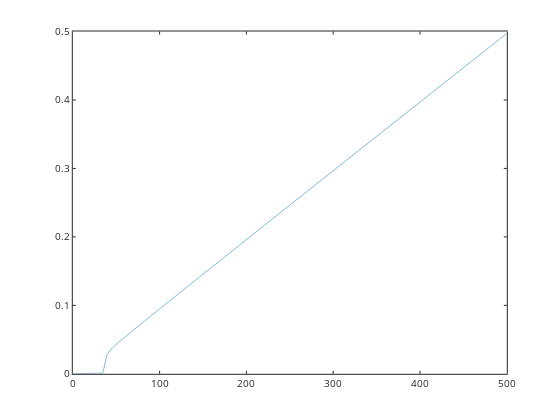

Notebook code cell kept with this figure:
### Code cell
f=@(t,Ca) dCa_by_dt(t,Ca);

%[t, C]=ode23s(f,[0 500],[10 1e-9 1e-9]);
[t, C]=ode45(f,[0 500],[10 1e-9 1e-9]);

%C(:,1) portlandite left over
%C(:,2) CaCO3 ppte
Caplt=C(:,3); %Ca
for i=1:length(Caplt)
    [H,OH,H2CO3,HCO3,CO3]=CCaspeciesopennoCa(Caplt(i),Kw,KH,Ka1,Ka2,PCO2);
    pH(i)=-log10(H);
end

plot(t,C(:,2))

### Figure 1 — Plotly figure (JSON) as saved in the notebook; plotly's stock layout.template omitted (floating-point values rounded to 4 significant figures; data arrays with more than 128 entries replaced by an {"elided": "..."} marker saying what was removed)
{"data": [{"line": {"color": "rgb(0,113,188)", "dash": "solid", "width": 0.5}, "marker": {"color": "rgb(0,113,188)", "line": {"color": "rgb(0,113,188)"}, "size": 6, "symbol": "none"}, "mode": "lines", "name": "", "showlegend": false, "type": "scatter", "visibility": true, "x": {"elided": "525 float values"}, "xaxis": "x", "y": {"elided": "525 float values"}, "yaxis": "y"}], "layout": {"height": 420, "hovermode": "closest", "margin": {"b": 0, "l": 0, "r": 0, "t": 0}, "plot_bgcolor": "rgba(0,0,0,0)", "showlegend": false, "width": 560, "xaxis": {"anchor": "y", "autorange": false, "domain": [0.13, 0.905], "exponentformat": "none", "gridcolor": "rgba(38,38,38,0.15)", "gridwidth": 1, "linecolor": "rgb(38,38,38)", "linewidth": 1, "mirror": "ticks", "range": [0, 500], "showgrid": false, "showline": true, "side": "bottom", "spikedash": "solid", "spikemode": "across", "spikesides": false, "spikethickness": 1, "tickangle": 0, "tickcolor": "rgb(38,38,38)", "tickfont": {"color": "rgb(38,38,38)", "size": 10}, "ticklen": 3, "ticks": "inside", "ticktext": ["0", "100", "200", "300", "400", "500"], "tickvals": [0, 100, 200, 300, 400, 500], "title": {"font": {"color": "rgb(0,0,0)", "size": 11}, "text": ""}, "type": "linear", "visible": true, "zeroline": false}, "yaxis": {"anchor": "x", "autorange": false, "domain": [0.11, 0.925], "exponentformat": "none", "gridcolor": "rgba(38,38,38,0.15)", "gridwidth": 1, "linecolor": "rgb(38,38,38)", "linewidth": 1, "mirror": "ticks", "range": [0, 0.5], "showgrid": false, "showline": true, "side": "left", "spikedash": "solid", "spikemode": "across", "spikesides": false, "spikethickness": 1, "tickangle": 0, "tickcolor": "rgb(38,38,38)", "tickfont": {"color": "rgb(38,38,38)", "size": 10}, "ticklen": 3, "ticks": "inside", "ticktext": ["0", "0.1", "0.2", "0.3", "0.4", "0.5"], "tickvals": [0, 0.1, 0.2, 0.3, 0.4, 0.5], "title": {"font": {"color": "rgb(0,0,0)", "size": 11}, "text": ""}, "type": "linear", "visible": true, "zeroline": false}}}
